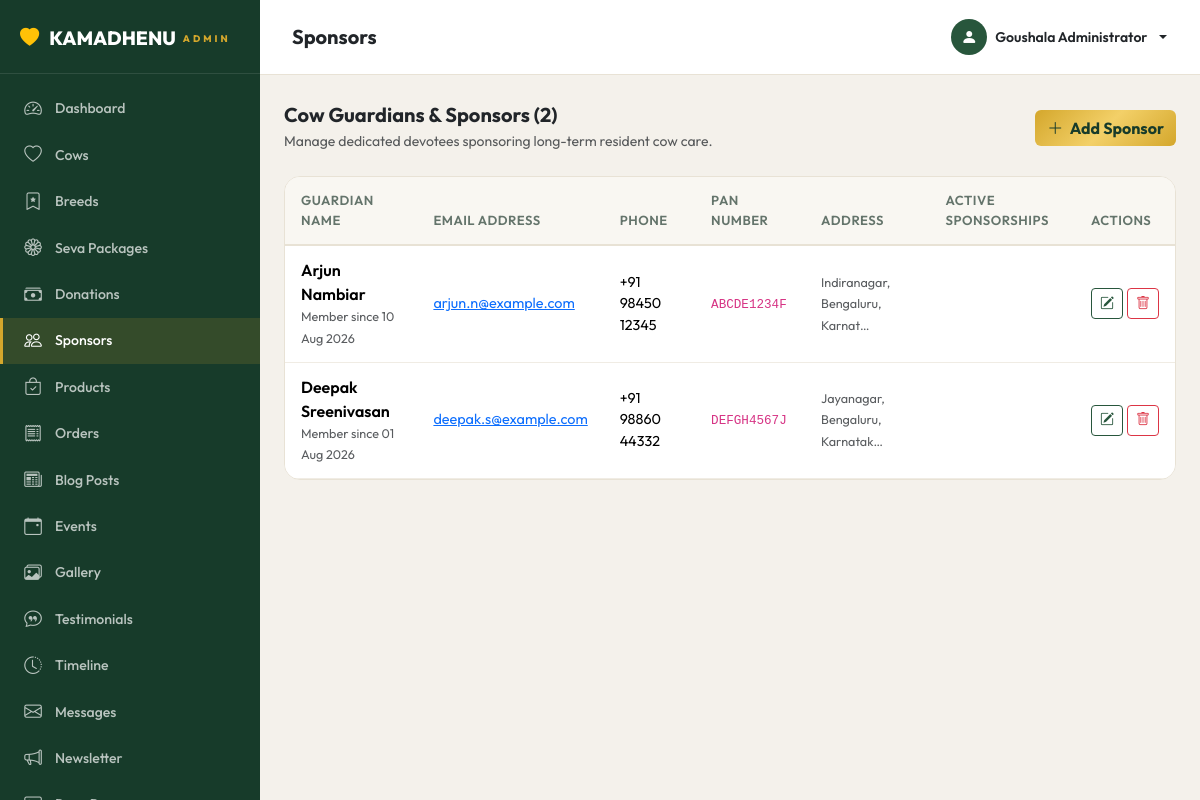
/admin/sponsors.php (signed in), run on the app's committed database.
### tables this page shows
CREATE TABLE IF NOT EXISTS `sponsors` (
  `id` INT AUTO_INCREMENT PRIMARY KEY,
  `name` VARCHAR(150) NOT NULL,
  `email` VARCHAR(150) NOT NULL,
  `phone` VARCHAR(30) DEFAULT NULL,
  `pan_number` VARCHAR(20) DEFAULT NULL,
  `address` TEXT DEFAULT NULL,
  `created_at` TIMESTAMP DEFAULT CURRENT_TIMESTAMP,
  `updated_at` TIMESTAMP DEFAULT CURRENT_TIMESTAMP ON UPDATE CURRENT_TIMESTAMP,
  INDEX `idx_sponsors_email` (`email`),
  INDEX `idx_sponsors_created` (`created_at`)
);

### includes/functions.php (called while the page is built, shortened)
<?php
function e(string $str): string {
    return htmlspecialchars($str, ENT_QUOTES | ENT_HTML5, 'UTF-8');
}
function formatDate(string $date, string $format = 'd M Y'): string {
    return date($format, strtotime($date));
}
function truncate(string $text, int $chars = 150): string {
    $text = strip_tags($text);
    return rtrim(substr($text, 0, $chars)) . '…';
}

### admin/sponsors.php (the view, shortened to what this page needs)
<?php
require_once __DIR__ . '/../includes/functions.php';
include __DIR__ . '/includes/admin_header.php';
$sponsors = $pdo->query("SELECT s.*, (SELECT COUNT(*) FROM sponsorships sp WHERE sp.sponsor_id = s.id) AS total_sponsorships FROM sponsors s ORDER BY s.created_at DESC")->fetchAll();
?>
<div class="d-flex justify-content-between align-items-center mb-4">
  <div>
    <h5 class="fw-bold mb-1">Cow Guardians &amp; Sponsors (<?= count($sponsors) ?>)</h5>
    <p class="text-muted small mb-0">Manage dedicated devotees sponsoring long-term resident cow care.</p>
  </div>
  <button class="btn btn-gold" data-bs-toggle="modal" data-bs-target="#sponsorModal" onclick="resetSponsorForm()">
    <i class="bi bi-plus-lg me-1"></i> Add Sponsor
  </button>
</div>
<div class="admin-table">
  <table class="table">
    <thead>
      <tr>
        <th>Guardian Name</th>
        <th>Email Address</th>
        <th>Phone</th>
        <th>PAN Number</th>
        <th>Address</th>
        <th>Active Sponsorships</th>
        <th>Actions</th>
      </tr>
    </thead>
    <tbody>
      <?php foreach ($sponsors as $s): ?>
      <tr>
        <td>
          <div class="fw-semibold fs-6"><?= e($s['name']) ?></div>
          <small class="text-muted">Member since <?= formatDate($s['created_at']) ?></small>
        </td>
        <td><a href="mailto:<?= e($s['email']) ?>" class="text-forest"><?= e($s['email']) ?></a></td>
        <td><?= e($s['phone'] ?: '—') ?></td>
        <td><code><?= e($s['pan_number'] ?: '—') ?></code></td>
        <td><small class="text-muted"><?= e(truncate($s['address'] ?? '', 30)) ?></small></td>
        <td><span class="badge bg-forest fs-6"><?= $s['total_sponsorships'] ?> cows</span></td>
        <td>
          <div class="d-flex gap-1">
            <button class="btn btn-sm btn-outline-forest edit-sponsor-btn" data-sponsor='<?= json_encode($s, JSON_HEX_APOS | JSON_HEX_QUOT) ?>' title="Edit Sponsor">
              <i class="bi bi-pencil-square"></i>
            </button>
            <button class="btn btn-sm btn-outline-danger delete-sponsor-btn" data-id="<?= $s['id'] ?>" data-name="<?= e($s['name']) ?>" title="Delete Sponsor">
              <i class="bi bi-trash"></i>
            </button>
          </div>
        </td>
      </tr>
      <?php endforeach; ?>
    </tbody>
  </table>
</div>
<?php
include __DIR__ . '/includes/admin_footer.php';
?>

### assets/css/variables.css (style rules this page uses)
:root { --primary-dark: #173B2A; --forest-green: #28563C; --forest-green-light: #377352; --sacred-gold: #D4A72C; --sacred-gold-light: #F3D068; --sacred-gold-dark: #B3861B; --cream-bg: #FBF7ED; --cream-card: #FFFFFF; --dark-text: #243029; --muted-text: #64746B; --light-border: #E8E2D5; --border-gold: rgba(212, 167, 44, 0.35); --gold-gradient: linear-gradient(135deg, #D4A72C 0%, #F3D068 50%, #D4A72C 100%); --green-gradient: linear-gradient(135deg, #173B2A 0%, #28563C 100%); --hero-overlay: linear-gradient(180deg, rgba(0, 0, 0, 0.4) 0%, rgba(0, 0, 0, 0.65) 100%); --card-gradient: linear-gradient(180deg, rgba(255, 255, 255, 0.95) 0%, #FFFFFF 100%); --shadow-sm: 0 2px 8px rgba(23, 59, 42, 0.06); --shadow-md: 0 8px 24px rgba(23, 59, 42, 0.08); --shadow-lg: 0 16px 40px rgba(23, 59, 42, 0.12); --shadow-gold: 0 8px 24px rgba(212, 167, 44, 0.25); --shadow-hover: 0 20px 48px rgba(23, 59, 42, 0.15); --radius-sm: 8px; --radius-md: 16px; --radius-lg: 24px; --radius-pill: 50px; --font-heading: 'Outfit', 'Playfair Display', Georgia, serif; --font-body: 'Outfit', -apple-system, BlinkMacSystemFont, 'Segoe UI', Roboto, sans-serif; --font-serif: 'Playfair Display', serif; --transition-fast: 0.2s cubic-bezier(0.4, 0, 0.2, 1); --transition-normal: 0.35s cubic-bezier(0.4, 0, 0.2, 1); }

### assets/css/admin.css (style rules this page uses)
.admin-body { font-family: 'Outfit', sans-serif; background: #f4f1eb; margin: 0; min-height: 100vh; }
.admin-table { background: #fff; border-radius: 16px; border: 1px solid #e8e2d5; overflow: hidden; }
.admin-table .table { margin-bottom: 0; }
.admin-table .table thead th { background: #f9f7f2; border-bottom: 2px solid #e8e2d5; font-weight: 600; font-size: 0.82rem; color: #64746B; text-transform: uppercase; letter-spacing: 0.5px; padding: 14px 16px; }
.admin-table .table tbody td { padding: 12px 16px; vertical-align: middle; font-size: 0.9rem; border-bottom: 1px solid #f0ece4; }
.btn-gold { background: var(--gold-gradient, linear-gradient(135deg, #D4A72C, #F3D068, #D4A72C)); color: var(--primary-dark, #173B2A); border: 0; font-weight: 700; }
.btn-outline-forest { border: 1px solid var(--forest-green, #28563C); color: var(--forest-green, #28563C); }

### data on the page
sponsors: name "Arjun Nambiar", created_at "10 Aug 2026", email "arjun.n@example.com", phone "+91 98450 12345", pan_number "ABCDE1234F", address "Indiranagar, Bengaluru, Karnat…"
sponsors: name "Deepak Sreenivasan", created_at "01 Aug 2026", email "deepak.s@example.com", phone "+91 98860 44332", pan_number "DEFGH4567J", address "Jayanagar, Bengaluru, Karnatak…"

### other printed values
$item['label'] "Dashboard"
$item['label'] "Cows"
$item['label'] "Breeds"
$item['label'] "Seva Packages"
$item['label'] "Donations"
$item['label'] "Sponsors"
$item['label'] "Products"
$item['label'] "Orders"
$item['label'] "Blog Posts"
$item['label'] "Events"
$item['label'] "Gallery"
$item['label'] "Testimonials"
$item['label'] "Timeline"
$item['label'] "Messages"
$item['label'] "Newsletter"
